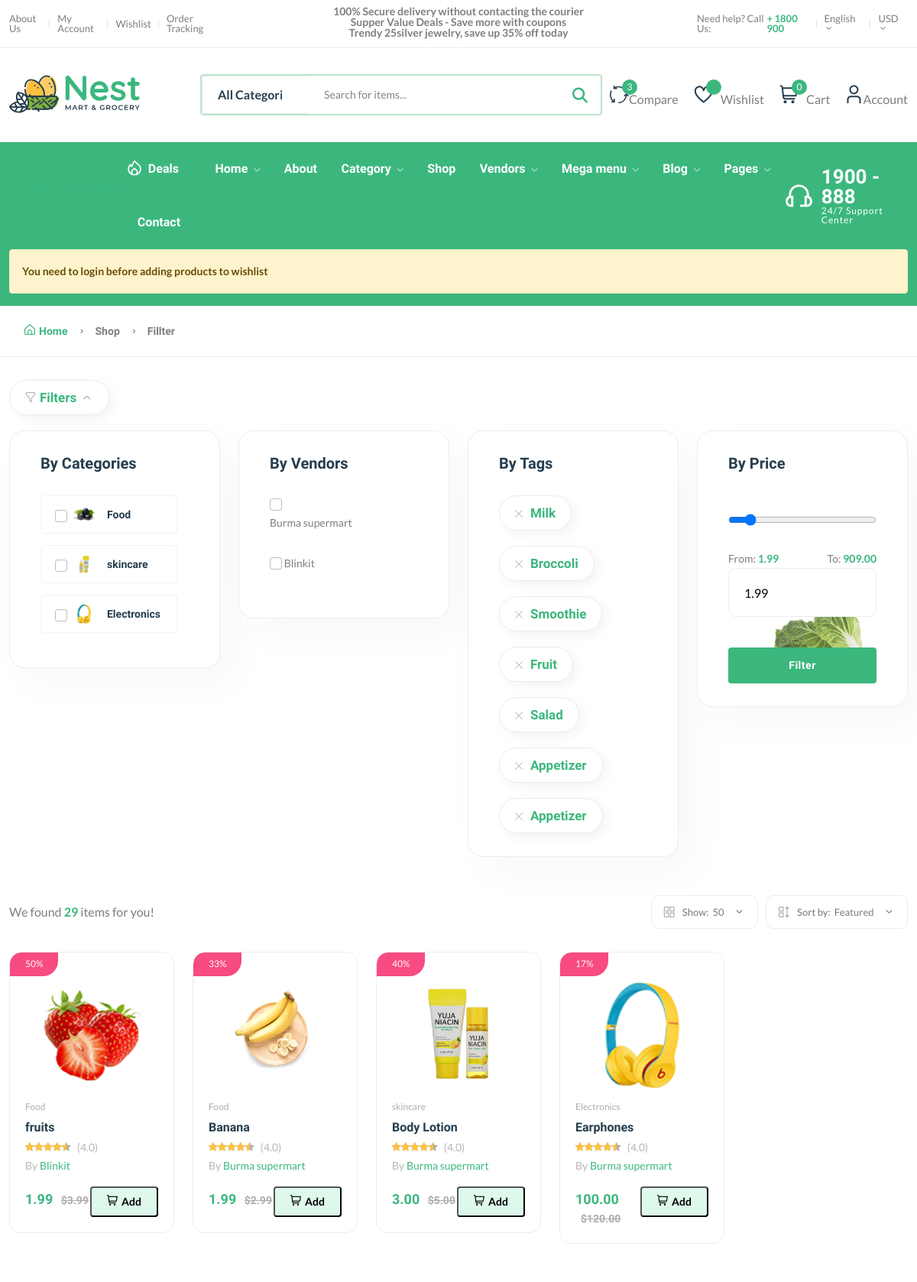
Before: /products/ (upper part) with the older database file.
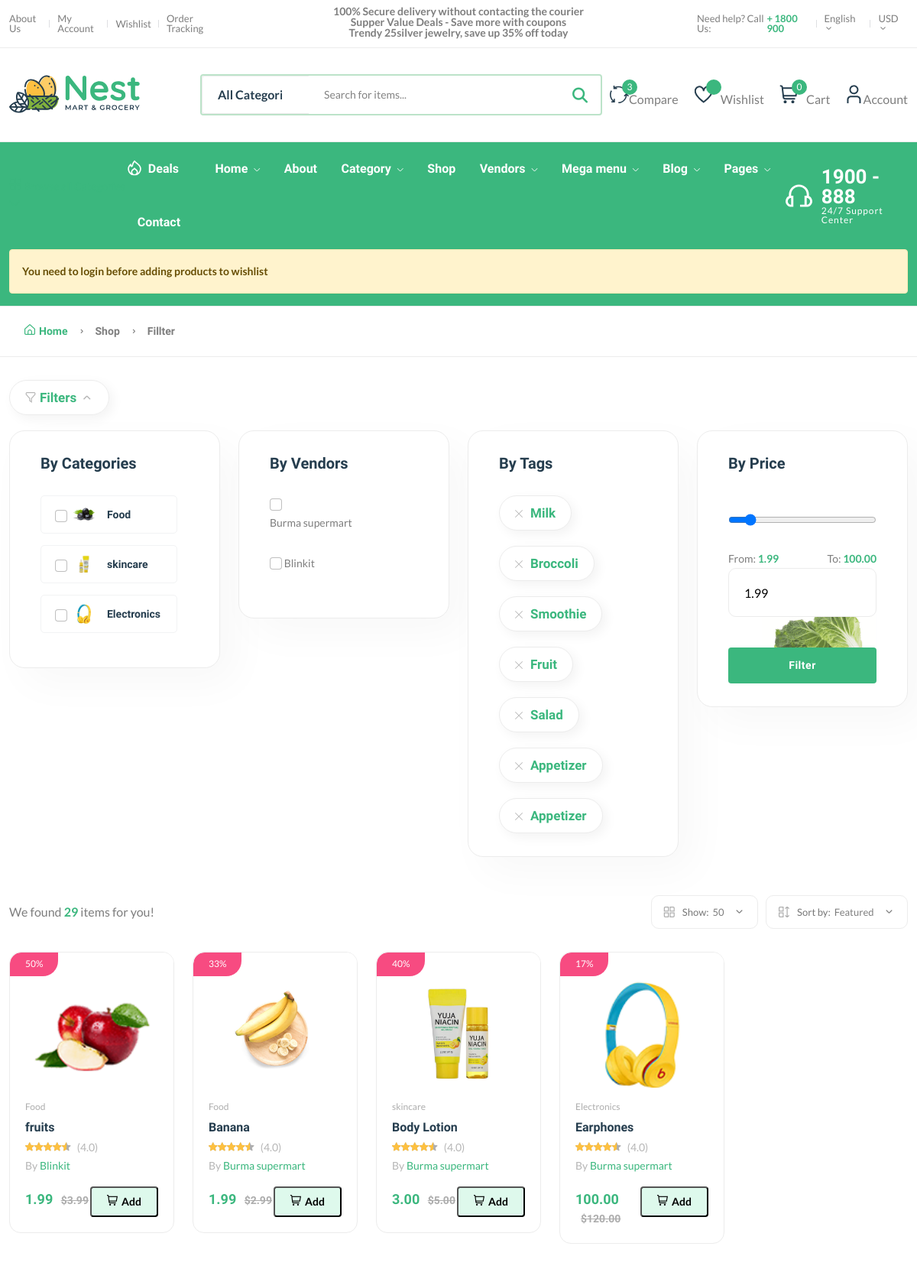
After: the same page with the newer database file.
### core/models.py (models this page shows, shortened)
class Product(models.Model):
    pid = ShortUUIDField(max_length=20, length=10,unique=True,alphabet='abcdefghij1234567890')
    title = models.CharField(max_length=100,default='this is the prod title')
    vendor = models.ForeignKey(Vendor, on_delete=models.SET_NULL,null=True,related_name='products')
    image = models.ImageField(upload_to=user_directory_path,default='product.jpg')
    description = RichTextUploadingField(default='This is the product',null=True,blank=True)
    user = models.ForeignKey(User, on_delete=models.SET_NULL, null=True)
    category = models.ForeignKey(Category, on_delete=models.SET_NULL, null=True, related_name='products')
    price = models.DecimalField(max_digits=999999,decimal_places=2,default='1.99')
    old_price = models.DecimalField(max_digits=999999,decimal_places=2,default='1.99')
    specifications = RichTextUploadingField(null=True,blank=True)
    type= models.CharField(max_length=100,default='Organic',null=True,blank=True)
    mfd=models.DateTimeField(auto_now_add=False,null=True,blank=True)
    stock_count = models.CharField(max_length=100,default='10',null=True,blank=True)
    life=models.CharField(max_length=100,default='100 days',null=True,blank=True)
    tags = TaggableManager(blank=True)
    product_status= models.CharField(choices=STATUS,max_length=10,default="in_review")
    status = models.BooleanField(default=True)
    in_stock = models.BooleanField(default=True)
    featured = models.BooleanField(default=False)
    digital = models.BooleanField(default=False)
    sku = ShortUUIDField(max_length=10,length=4,unique=True,prefix='sku',alphabet='1234567890')
    date = models.DateTimeField(auto_now_add=True)
    updated = models.DateTimeField(null=True,blank=True)
    class Meta:
        verbose_name_plural = 'Products'
    def get_percentage(self):
        new_price = ((self.old_price - self.price)/(self.old_price))*100
        return new_price

class Category(models.Model):
    cid = ShortUUIDField(length=10, max_length=20, unique=True, alphabet = 'abcdefghij1234560789',prefix='cat')
    title = models.CharField(max_length=100,default='product')
    image = models.ImageField(upload_to='category',default='categor.jpg')
    class Meta:
        verbose_name_plural = "Categories"

class Vendor(models.Model):
    vid = ShortUUIDField(unique=True, prefix="ven",max_length=20, length=10, alphabet='abcdefghi0123456789')
    title = models.CharField(max_length=100)
    image = models.ImageField(upload_to=user_directory_path,default='vendor.jpg')
    description = RichTextUploadingField(null=True, blank=True,default='I am a Vendor')
    address= models.CharField(max_length=100, default='123 Main road, India')
    contact= models.CharField(max_length=100, default='+12 (345) 6789')
    chat_resp_time= models.CharField(max_length=100, default='100')
    shipping_on_time= models.CharField(max_length=100, default='100')
    authentic_rating= models.CharField(max_length=100, default='100')
    days_return= models.CharField(max_length=100, default='100')
    warranty_period= models.CharField(max_length=100, default='100')
    date = models.DateTimeField(auto_now_add=True, null=True,blank=True)
    user = models.ForeignKey(User, on_delete=models.SET_NULL, null=True)
    class Meta:
        verbose_name_plural = "Vendors"

### core/views.py (the view)
# urls.py: path('products/',views.product_list_view,name='product-list'),
def product_list_view(request):
    products = Product.objects.filter(product_status='published')
    context={
        'products':products
    }
    return render(request,'core/product-list.html',context)

### core/context_processor.py (called while the page is built)
def default(request):
    categories = Category.objects.all()
    products = Product.objects.all()
    vendors = Vendor.objects.all()
    min_max_price = Product.objects.aggregate(min_price=Min('price'),max_price=Max('price'))
    try:
          address = Address.objects.get(user=request.user)
    except:
         address=None
    try:
         wishlist = Wishlist.objects.filter(user=request.user)
    except:
          wishlist=None
          messages.warning(request,'You need to login before adding products to wishlist')
    return {
         'categories':categories,
         'address':address,
         'vendors':vendors,
         'min_max_price':min_max_price,
         'wishlist':wishlist
    }

### templates/core/product-list.html (shortened to what the changed rows need)
{% extends 'partials/base.html' %}
{% load static%}
{% block content%}
    <main class="main">
        <div class="container mb-30 mt-30">
            <div class="row">
                <div class="col-lg-12">
                    <div class="shop-product-fillter-header">
                        <div class="row">
                            <div class="col-xl-3 col-lg-6 col-md-6 mb-lg-0 mb-md-5 mb-sm-5">
                                <div class="card">
                                    <div class="sidebar-widget price_range range">
                                        <div class="price-filter mb-20">
                                            <div class="price-filter-inner">
                                                <div class="d-flex justify-content-between">
                                                    <div class="caption">To: <strong id="slider-range-value2" class="text-brand">{{min_max_price.max_price|floatformat:2}}</strong></div>
                                                </div>
                                            </div>
                                        </div>
                                    </div>
                                </div>
                            </div>
                        </div>
                    </div>
                </div>
                <div class="col-12">
                    <div class="row product-grid" id='filtered-product'>
                        {% for p in products %}
                        <div class="col-lg-1-5 col-md-4 col-12 col-sm-6">
                            <div class="product-cart-wrap mb-30 wow animate__animated animate__fadeIn" data-wow-delay=".1s">
                                <div class="product-img-action-wrap">
                                    <div class="product-img product-img-zoom">
                                        <a href="{% url 'core:product-details-page' p.pid %}">
                                            <img class="default-img" src="{{p.image.url}}" alt="" />
                                        </a>
                                    </div>
                                    <div class="product-badges product-badges-position product-badges-mrg">
                                        <span class="hot">{{p.get_percentage|floatformat:0}}%</span>
                                    </div>
                                </div>
                                <div class="product-content-wrap">
                                    <div class="product-category">
                                        <a href="{% url 'core:category_product_list_view' p.category.cid %}">{{p.category.title}}</a>
                                    </div>
                                    <h2><a href="{% url 'core:product-details-page' p.pid %}">{{p.title}}</a></h2>
                                    <div class="product-rate-cover">
                                        <div class="product-rate d-inline-block">
                                            <div class="product-rating" style="width: 90%"></div>
                                        </div>
                                        <span class="font-small ml-5 text-muted"> (4.0)</span>
                                    </div>
                                    <div>
                                        <span class="font-small text-muted">By <a href="{% url 'core:vendor-details-page' p.vendor.vid %}">{{p.vendor.title}}</a></span>
                                    </div>
                                    <div class="product-card-bottom">
                                        <div class="product-price">
                                            <span class='current-product-price-{{p.id}}'>{{p.price}}</span>
                                            <span class="old-price">${{p.old_price}}</span>
                                        </div>
                                        <div class="add-cart">
                                            <button class="add add-to-cart-btn" id='add-to-cart-btn' data-index='{{p.id}}'><i class="fi-rs-shopping-cart mr-5"></i>Add </button>
                                        </div>
                                    </div>
                                </div>
                            </div>
                        </div>
                        {% endfor%}
                    </div>
                </div>
            </div>
        </div>
    </main>
{% endblock content%}

Changed rows visible on the page:
changed Product "fruits": image: a different picture
Other visible differences:
{{ min_max_price.max_price|floatformat:2 }}: "909.00" → "100.00"
